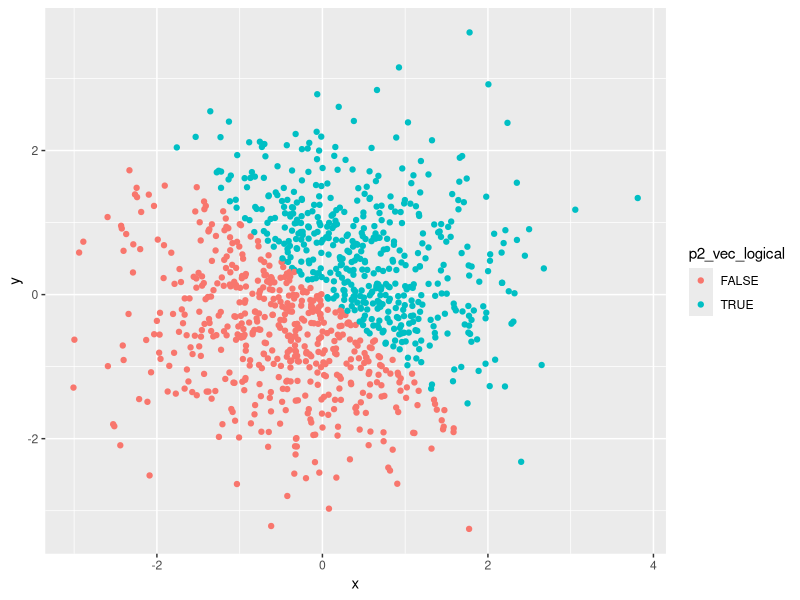
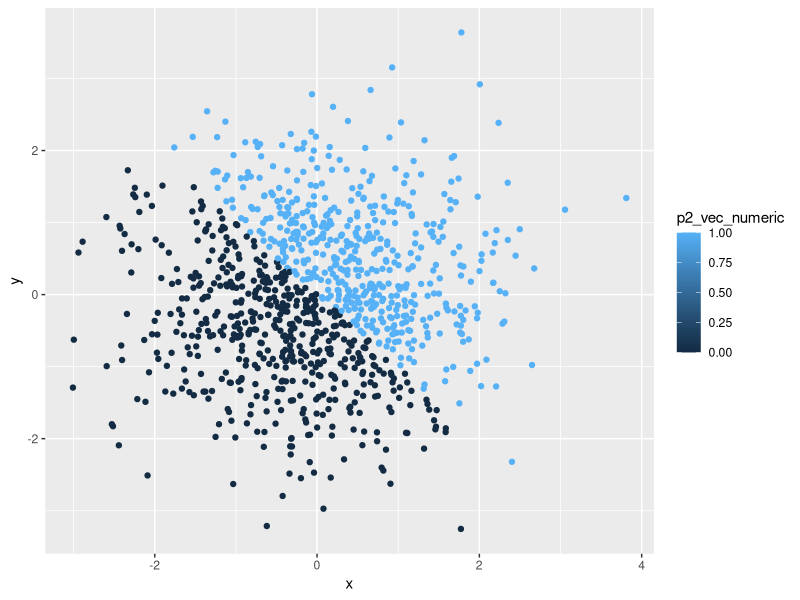
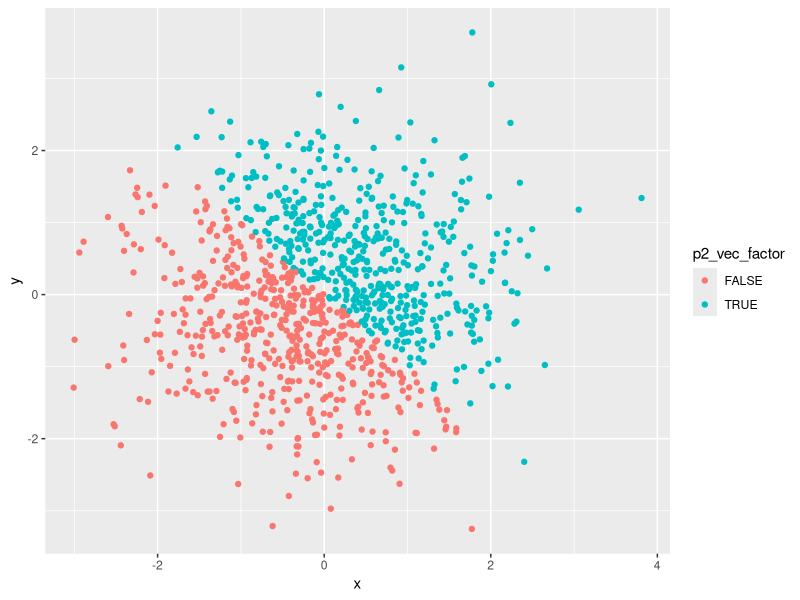
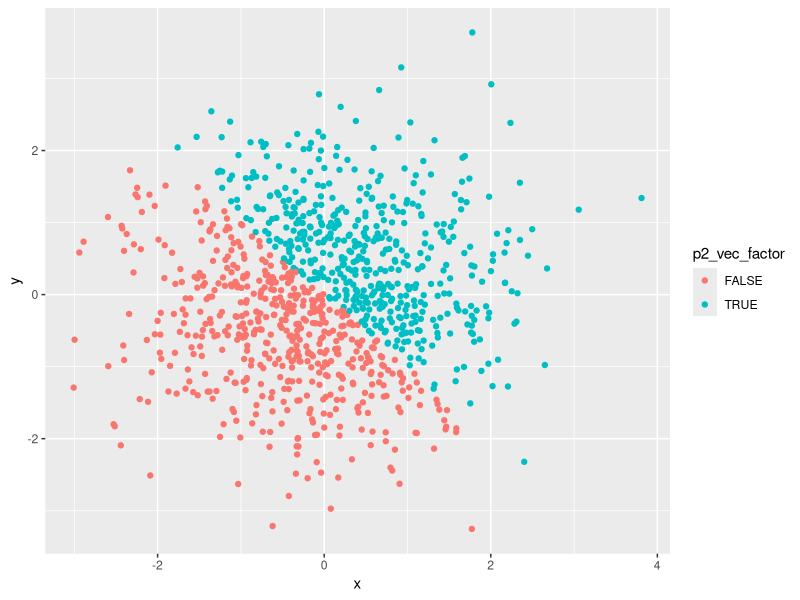

These charts were generated, in order, by the following R code:
## ---- chunk 1
library(tidyverse)
## ---- chunk 2
set.seed(1)

p1_df = tibble(
  random_sample_q1 = runif(n = 10, min = 0, max = 5),
  vec_char = c("This", "is", "trying", "to", "answer", "question", "one", "of", "homework", "one"),
  vec_logical = c(random_sample_q1 > 2),
  vec_factor = factor(c("blue", "green", "blue", "green", "green", "blue", "blue", "green", "blue", "green"))
)
## ---- chunk 3
mean(p1_df$random_sample)
mean(p1_df$vec_char)
mean(p1_df$vec_logical)
mean(p1_df$vec_factor)
## ---- chunk 4
as.numeric(p1_df$vec_char)
as.numeric(p1_df$vec_logical)
as.numeric(p1_df$vec_factor)
## ---- chunk 5
vec_char2 <- as.factor(p1_df$vec_char)
as.numeric(vec_char2)

vec_fac2 <- as.character(p1_df$vec_factor)
as.numeric(vec_fac2)
## ---- chunk 6
p2_df = tibble(x = rnorm(n = 1000, mean = 0, sd = 1),
               y = rnorm(n = 1000, mean = 0, sd = 1),
               p2_vec_logical = c(x + y > 0),
               p2_vec_numeric = as.numeric(p2_vec_logical),
               p2_vec_factor = as.factor(p2_vec_logical),
)

## ---- chunk 7
p2_xy_sp1 <- ggplot(p2_df, aes(x = x, y = y, color = p2_vec_logical)) + geom_point()

p2_xy_sp1
## ---- chunk 8
p2_xy_sp2 <- ggplot(p2_df, aes(x =x, y = y, color = p2_vec_numeric)) + geom_point()

p2_xy_sp2
## ---- chunk 9
p2_xy_sp3 <- ggplot(p2_df, aes(x =x, y = y, color = p2_vec_factor)) + geom_point()

p2_xy_sp3
## ---- chunk 10
ggsave("p2_xy_sp1.pdf")
